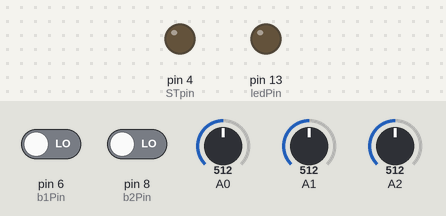
The sketch below on a simulated Arduino Uno, built with avr-gcc and run on an emulated ATmega328P. Shown: output pins drawn as LEDs (lit = HIGH). The inputs (shaded band) are chosen by the test bench; at power-on: pin 6 (b1Pin) LOW, pin 8 (b2Pin) LOW, A0 = 512, A1 = 512, A2 = 512. What the sketch prints to the serial monitor is not drawn.

Above: at 1.7 s.
1.8 s: pin 6 (b1Pin) driven HIGH
At 3.2 s:
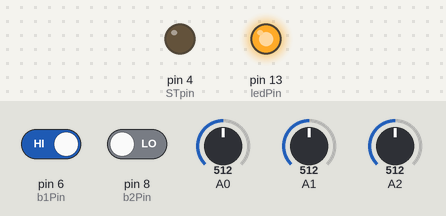
4.8 s: pin 6 (b1Pin) driven LOW and pin 8 (b2Pin) driven HIGH
Timing chart, 0 to 13.3 s (numbered marks = the images above; inputs shaded):
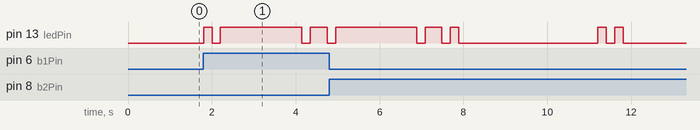

The sketch:

_150119_FirstAccelerometer.ino
```cpp
/*
objective: take first initial measurements with
  accelerometer to make sure that it works, and
  understand what "0G", "SL", and "ST" features
  actually entail (and how to use them)

UPDATE: IT WORKS!!!
however, seem to have issues when translating back to g's
*/


#define zeroGpin 2
#define b1Pin 6
#define b2Pin 8
#define STpin 4
#define ledPin 13
#define nReadings 16 //ensure always a multiple of two for easy division
#define minLimit 30
#define recordTime 250 //ms, controls array size
uint16_t xval=0;
uint16_t yval=0;
uint16_t zval=0;
uint16_t xprev=0;
uint16_t yprev=0;
uint16_t zprev=0;


uint16_t bigarr[3][recordTime];

void tab(){
	Serial.print("\t");
}

void nline(){
	Serial.println("");
}
void getNewValues(){

	xprev=xval;
	yprev=yval;
	zprev=zval;

	xval=0;
	yval=0;
	zval=0;
	for(int i=0;i<nReadings;i++){
		xval+=analogRead(0);
		yval+=analogRead(1);
		zval+=analogRead(2);
	}
	xval=xval>>4;
	yval=yval>>4;
	zval=zval>>4;
}//void getNewValues
void selfTest(){
	//note: sensor must be upside down for this test
	uint8_t n = 0;
	while(Serial.available()>0){
		n = Serial.parseInt();
	}
	if(n==1){
		digitalWrite(STpin,HIGH);
		delay(1000);
		digitalWrite(STpin,LOW);
	}
}//void selfTest
uint8_t delta(uint16_t v1,uint16_t v2, uint8_t lim){
	uint16_t result=0;
	if(v1>v2) result = v1-v2;
	if(v2>v1) result = v2-v1;
//	else return 0;
	if(result>lim) return 1;
	else return 0;
}
void printValues(uint8_t threshold){

	uint8_t lim = threshold;

	uint16_t deltax=delta(xval,xprev,lim);
	uint16_t deltay=delta(yval,yprev,lim);
	uint16_t deltaz=delta(zval,zprev,lim);

	if((deltax || deltay || deltaz)){
		Serial.print(millis()); tab();

		if(deltax) Serial.print(xval);
		else Serial.print(".");
		tab();

		if(deltay) Serial.print(yval);
		else Serial.print(".");
		tab();

		if(deltaz) Serial.print(zval);
		else Serial.print(".");
		//	tab();

		nline();
	}
}

void printVal0G(){
	uint8_t zeroGval=digitalRead(zeroGpin);
	if(zeroGval==1) Serial.println("zero G");
}


void blink(uint8_t pin){
	digitalWrite(pin,HIGH);
	delay(200);
	digitalWrite(pin,LOW);
	delay(200);
	digitalWrite(pin,HIGH);
	delay(200);
	digitalWrite(pin,LOW);
}

void recordData(){
	if(digitalRead(b1Pin)){
		blink(ledPin);
		digitalWrite(ledPin,HIGH);
		for(uint16_t i=0;i<recordTime;i++){
			getNewValues();
			bigarr[0][i]=xval;
			bigarr[1][i]=yval;
			bigarr[2][i]=zval;
			delay(1);
		}//forloop to record
		Serial.println("done");
		blink(ledPin);
	}
}//void recordData

void printData(){
	if(digitalRead(b2Pin)){
		blink(ledPin);
		Serial.println("");
		for(uint16_t i=0;i<recordTime;i++){
			Serial.print(bigarr[0][i]);tab();
			Serial.print(bigarr[1][i]);tab();
			Serial.print(bigarr[2][i]);nline();
		}//forloop
	}//if statement
}//void printData

void setup(){
Serial.begin(9600);
pinMode(zeroGpin,INPUT);
pinMode(STpin,OUTPUT);
pinMode(b1Pin,INPUT);
pinMode(b2Pin,INPUT);
pinMode(ledPin,OUTPUT);


delay(500);
Serial.println("starting");


}

void loop(){
selfTest();
getNewValues();
printValues(minLimit);
//printVal0G(); //the zero G pin only tells
// you if the chip is in free-fall

recordData();
printData();


delay(1);
} //main loop
```

Measured:
- after the input at 1.8 s, pin 13 (ledPin): goes HIGH 0.20 s, LOW 0.20 s, HIGH 1.9 s, LOW 0.20 s, HIGH 0.41 s, then LOW, starting at once
